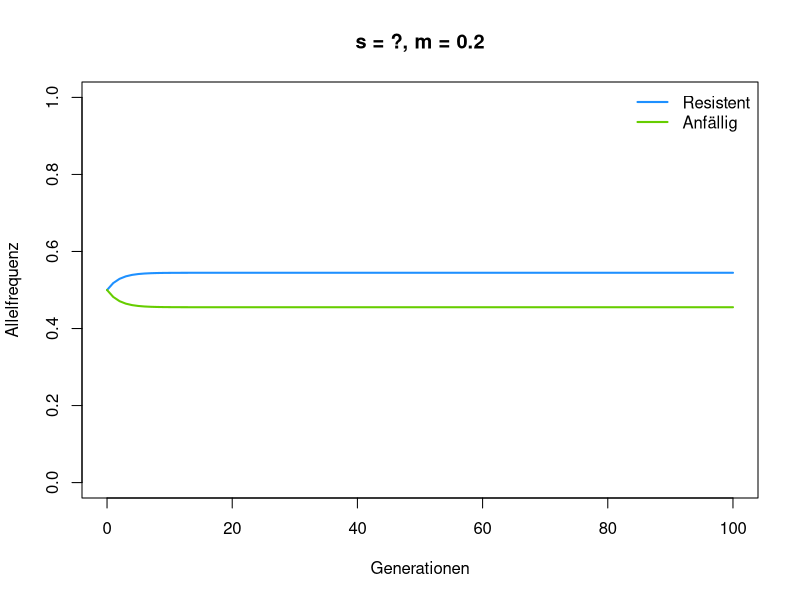
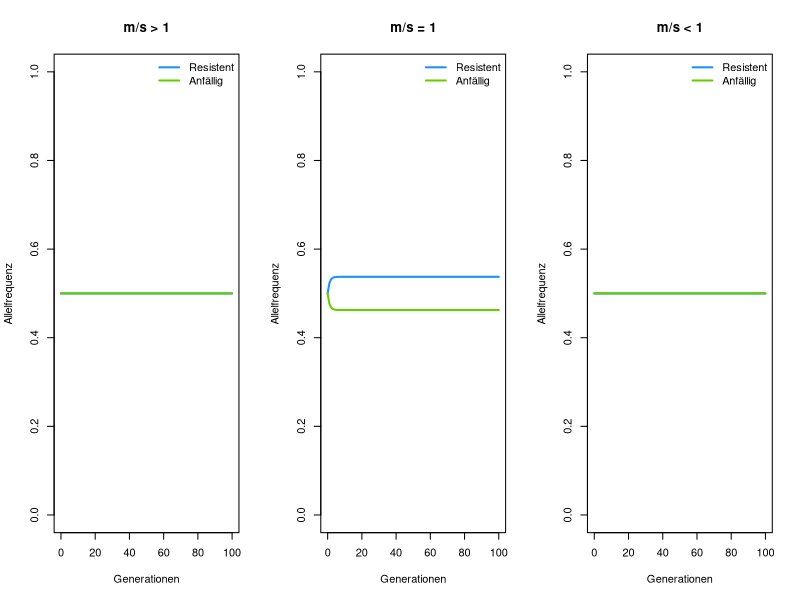
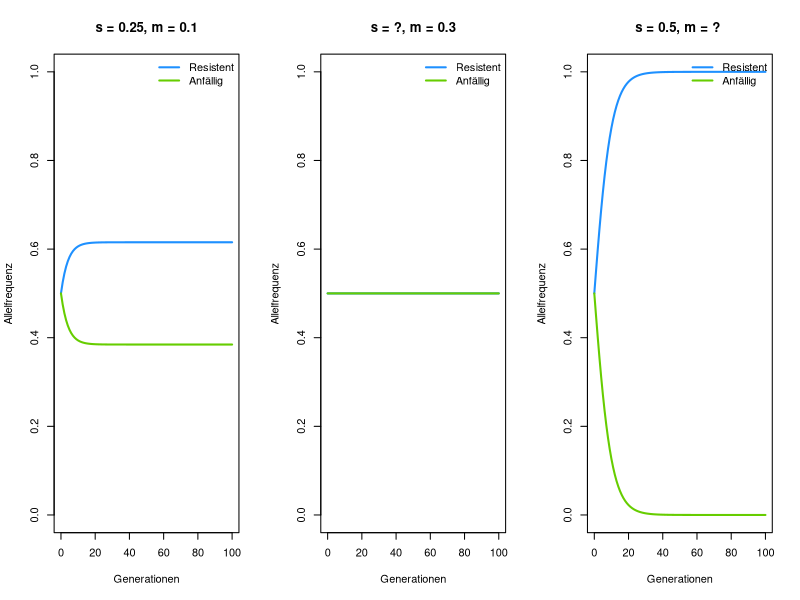

Write the R code that produced these figures, in order.
## ---- chunk 1
# Selektion; Berechnung der mittleren Fitness
selektionsschritt <- function(p, # Proportion des gefragten Alleles
                              w) # Fitness der verschiedenen Genotypen (Vektor mit drei Einträgen)
  {
  
  q <- 1-p # Proportion des anderen Alleles
  
  w_quer <- p^2*w[1] + 2*p*q*w[2] + q^2*w[3]
  
  p_sel <- (p^2*w[1] + p*q*w[2] )/ w_quer
  
  return(p_sel)
}

# Simulation eines Generationschritts, Selektion gefolgt von Migration
eine_generation <- function(p, # Frequenz des Resistenz-Alleles
                            s, # Selektionskoeffizient
                            m) # Migration
  {
  
  q <- 1 - p # Proportion der anfälligen Moskitos
  
  # Selektion
  p_sel <- selektionsschritt(p, c(1 + s, 1 + s/2, 1))
  q_sel <- selektionsschritt(q, c(1, 1 + s/2, 1 + s))
  
  # Migration
  p_mig <- (1 - m) * p_sel + m * q
  q_mig <- (1 - m) * q_sel + m * p
  
  return(c(p_mig, q_mig))

}

## ---- chunk 2

eine_generation(p = 0.5,
                s = 0.2,
                m = 0.2)

## ---- chunk 3
# Simulation mehrerer Generationen
simulateLA <- function(p_0, # Anfangsfrequenz
                       s, # Selektionskoeffizient
                       m, # Migration
                       generationen = 100) # Anzahl Generationen; Annahme = 100
  {
  
  p <- q <- numeric(generationen + 1) # Vorbereiten von leeren Vektoren (von 0 bis zur maximalen Generationen Zahl)
  
  # Anfangsfrequenzen
  p[1] <- p_0
  q[1] <- 1- p_0 
  
  for (t in seq_len(generationen)) { # Wiederholen der Zeitschritte
    
    new_freq <- eine_generation(p[t], s, m)
    p[t + 1] <- new_freq[1]
    q[t + 1] <- new_freq[2]
  }
  
  data.frame(generation = 0:generationen, 
             p = p, 
             q = q)
}

## ---- chunk 4

test_df <- simulateLA(p_0 = 0.5,
                     s = 0.2, # Bitte ändern
                     m = 0.2)

plot(x = test_df$generation,
     y = test_df$p,
     type = "l", lwd = 2, col = "dodgerblue",
     xlab = "Generationen",
     ylab = "Allelfrequenz",
     ylim = c(0,1),
     main = "s = ?, m = 0.2")
lines(x = test_df$generation,
     y = test_df$q, 
     type = "l", lwd = 2, col = "chartreuse3")
legend("topright", c("Resistent", "Anfällig"),
       col = c("dodgerblue", "chartreuse3"),
       lwd = 2, bty = "n")

## ---- chunk 5

# m/s grösser 1
ms_gr_1 <- simulateLA(p_0 = 0.5,
                     s = 0, # Bitte ändern
                     m = 0) # Bitte ändern

# m/s gleich 1
ms_gl_1 <- simulateLA(p_0 = 0.5,
                     s = 0.3,
                     m = 0.3)

# m/s kleiner 1
ms_kl_1 <- simulateLA(p_0 = 0.5,
                     s = 0, # Bitte ändern
                     m = 0) # Bitte ändern

par(mfrow = c(1, 3))
plot(x = ms_gr_1$generation,
     y = ms_gr_1$p,
     type = "l", lwd = 2, col = "dodgerblue",
     xlab = "Generationen",
     ylab = "Allelfrequenz",
     ylim = c(0,1),
     main = "m/s > 1")
lines(x = ms_gr_1$generation,
     y = ms_gr_1$q, 
     type = "l", lwd = 2, col = "chartreuse3")
legend("topright", c("Resistent", "Anfällig"),
       col = c("dodgerblue", "chartreuse3"),
       lwd = 2, bty = "n")

plot(x = ms_gl_1$generation,
     y = ms_gl_1$p,
     type = "l", lwd = 2, col = "dodgerblue",
     xlab = "Generationen",
     ylab = "Allelfrequenz",
     ylim = c(0,1),
     main = "m/s = 1")
lines(x = ms_gl_1$generation,
     y = ms_gl_1$q, 
     type = "l", lwd = 2, col = "chartreuse3")
legend("topright", c("Resistent", "Anfällig"),
       col = c("dodgerblue", "chartreuse3"),
       lwd = 2, bty = "n")

plot(x = ms_kl_1$generation,
     y = ms_kl_1$p,
     type = "l", lwd = 2, col = "dodgerblue",
     xlab = "Generationen",
     ylab = "Allelfrequenz",
     ylim = c(0,1),
     main = "m/s < 1")
lines(x = ms_kl_1$generation,
     y = ms_kl_1$q, 
     type = "l", lwd = 2, col = "chartreuse3")
legend("topright", c("Resistent", "Anfällig"),
       col = c("dodgerblue", "chartreuse3"),
       lwd = 2, bty = "n")

## ---- chunk 6

ref <- simulateLA(p_0 = 0.5,
                     s = 0.25,
                     m = 0.1)

test1 <- simulateLA(p_0 = 0.5,
                     s = 0.0, # Bitte ändern
                     m = 0.3)

test2 <- simulateLA(p_0 = 0.5,
                     s = 0.5,
                     m = 0.0) # Bitte ändern

par(mfrow = c(1, 3))
plot(x = ref$generation,
     y = ref$p,
     type = "l", lwd = 2, col = "dodgerblue",
     xlab = "Generationen",
     ylab = "Allelfrequenz",
     ylim = c(0,1),
     main = "s = 0.25, m = 0.1")
lines(x = ref$generation,
     y = ref$q, 
     type = "l", lwd = 2, col = "chartreuse3")
legend("topright", c("Resistent", "Anfällig"),
       col = c("dodgerblue", "chartreuse3"),
       lwd = 2, bty = "n")

plot(x = test1$generation,
     y = test1$p,
     type = "l", lwd = 2, col = "dodgerblue",
     xlab = "Generationen",
     ylab = "Allelfrequenz",
     ylim = c(0,1),
     main = "s = ?, m = 0.3")
lines(x = test1$generation,
     y = test1$q, 
     type = "l", lwd = 2, col = "chartreuse3")
legend("topright", c("Resistent", "Anfällig"),
       col = c("dodgerblue", "chartreuse3"),
       lwd = 2, bty = "n")

plot(x = test2$generation,
     y = test2$p,
     type = "l", lwd = 2, col = "dodgerblue",
     xlab = "Generationen",
     ylab = "Allelfrequenz",
     ylim = c(0,1),
     main = "s = 0.5, m = ? ")
lines(x = test2$generation,
     y = test2$q, 
     type = "l", lwd = 2, col = "chartreuse3")
legend("topright", c("Resistent", "Anfällig"),
       col = c("dodgerblue", "chartreuse3"),
       lwd = 2, bty = "n")



## ---- chunk 7
# F_ST aus zwei Allelfrequenzen
fst_aus_p <- function(p1, # Frequenz von R in Population 1
                      p2) # Frequenz von R in Population 2
  {

  p_quer <- (p1 + p2) / 2                          # mittlere Frequenz
  H_S <- (2*p1*(1 - p1) + 2*p2*(1 - p2)) / 2       # innerhalb
  H_T <- 2*p_quer*(1 - p_quer)                     # zusammengeworfen

  return((H_T - H_S) / H_T)
}

# F_ST im Gleichgewicht von Migration und Selektion
fst_aus_ms <- function(m, # Migration
                       s, # Selektionskoeffizient
                       generationen = 1000) # lange laufen lassen
  {

  sim <- simulateLA(p_0 = 0.5, s = s, m = m, generationen = generationen)
  ende <- sim[nrow(sim), ] # letzte Generation

  return(fst_aus_p(ende$p, ende$q))
}

## ---- chunk 8

fst_aus_p(p1 = 0.9, p2 = 0.1) # Bitte ändern

fst_aus_ms(m = 0.1, s = 0.1)  # Bitte ändern
